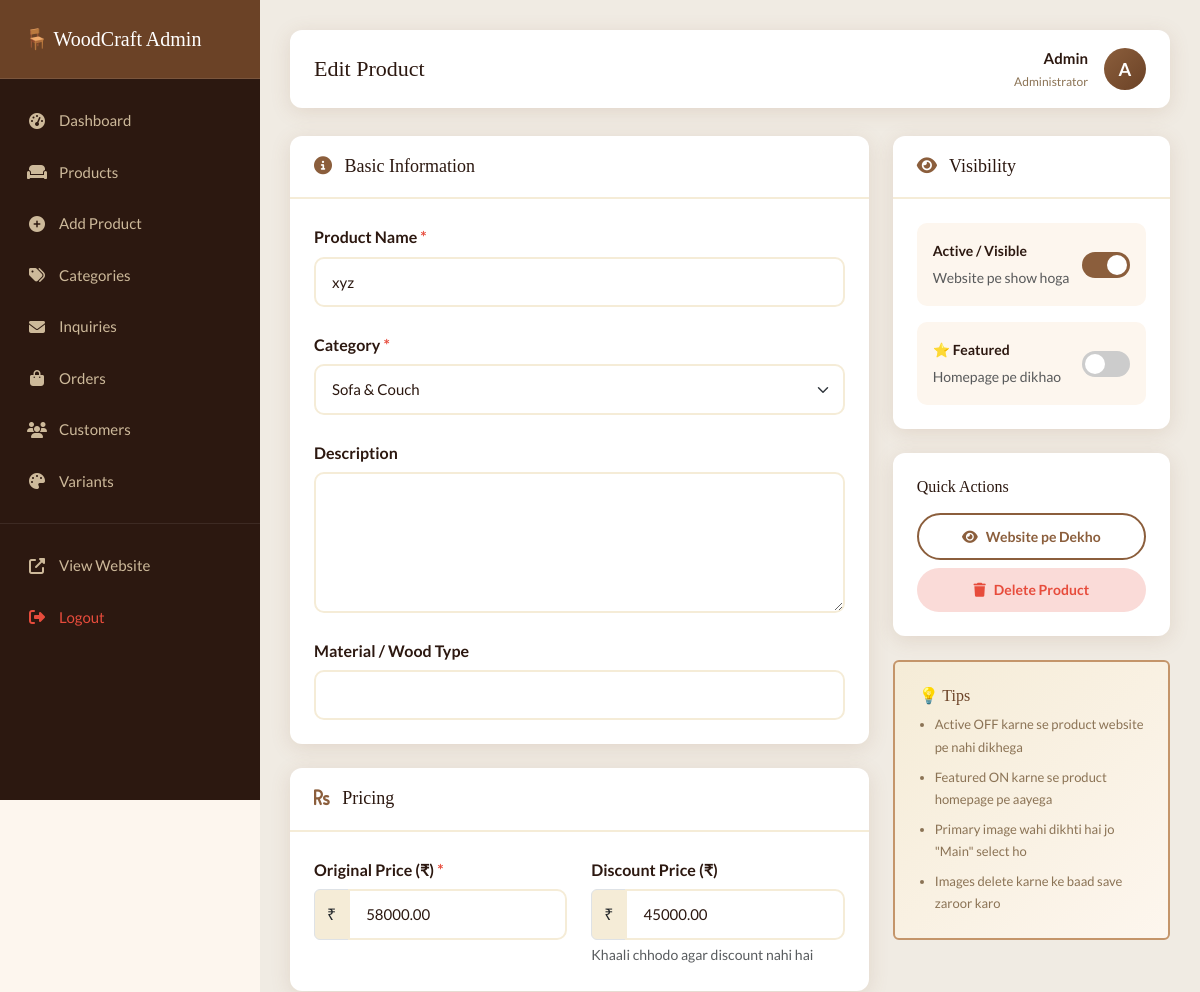
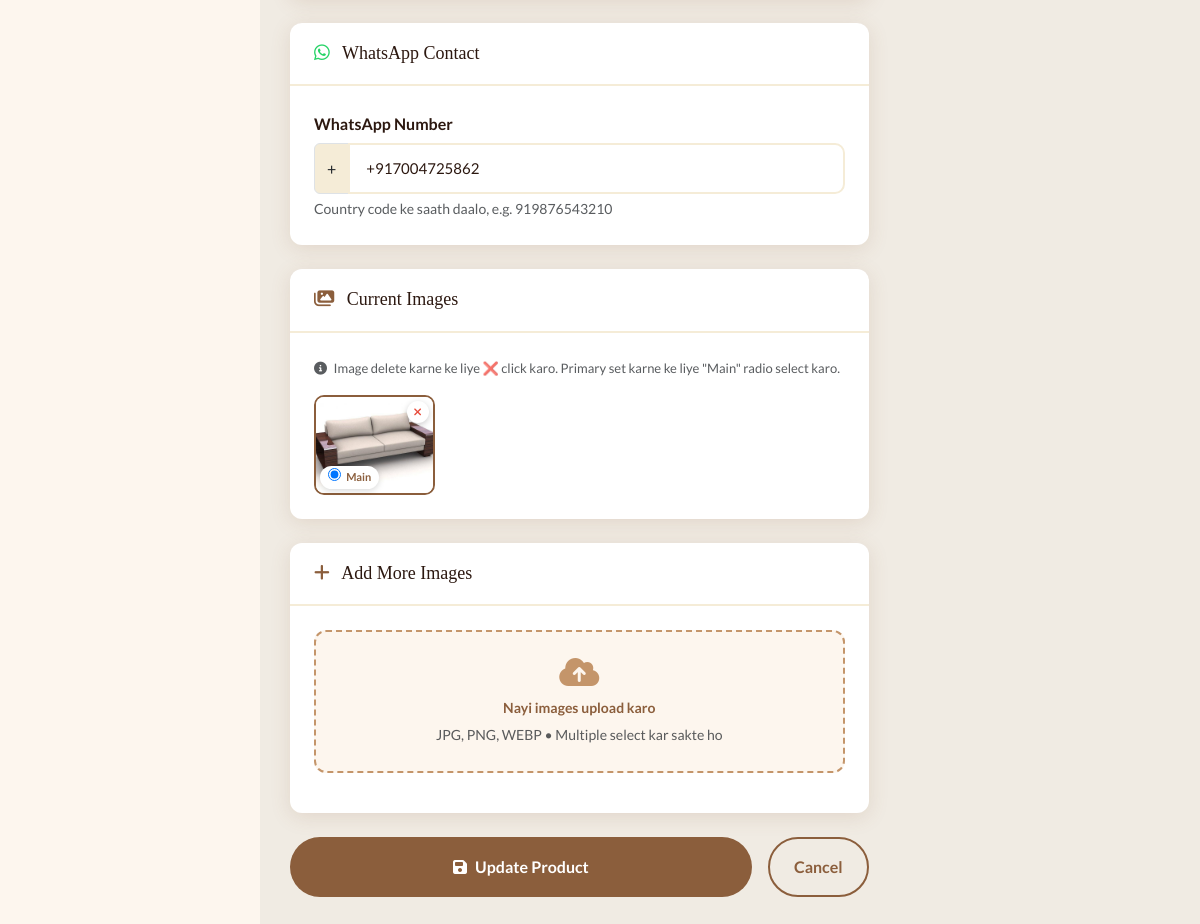
Screenshot of /furniture-website/admin/product-edit.php?id=15 (signed in) with the database file from the repository (2 pictures, top to bottom).
### tables this page shows
CREATE TABLE `products` (
  `id` int(11) NOT NULL,
  `category_id` int(11) NOT NULL,
  `name` varchar(200) NOT NULL,
  `slug` varchar(200) NOT NULL,
  `description` text DEFAULT NULL,
  `material` varchar(100) DEFAULT NULL,
  `price` decimal(10,2) DEFAULT NULL,
  `discount_price` decimal(10,2) DEFAULT NULL,
  `whatsapp_number` varchar(20) DEFAULT NULL,
  `is_featured` tinyint(1) DEFAULT 0,
  `is_active` tinyint(1) DEFAULT 1,
  `created_at` timestamp NOT NULL DEFAULT current_timestamp()
);

CREATE TABLE `categories` (
  `id` int(11) NOT NULL,
  `name` varchar(100) NOT NULL,
  `slug` varchar(100) NOT NULL,
  `description` text DEFAULT NULL,
  `image` varchar(255) DEFAULT NULL,
  `is_active` tinyint(1) DEFAULT 1,
  `created_at` timestamp NOT NULL DEFAULT current_timestamp()
);

CREATE TABLE `product_images` (
  `id` int(11) NOT NULL,
  `product_id` int(11) NOT NULL,
  `image_path` varchar(255) NOT NULL,
  `is_primary` tinyint(1) DEFAULT 0,
  `sort_order` int(11) DEFAULT 0
);

### Furniture-website/includes/db.php (called while the page is built, shortened)
<?php
function db_query($conn, $sql) {
    $result = mysqli_query($conn, $sql);
    return $result;
}
?>

### Furniture-website/admin/product-edit.php (the view, shortened to what this page needs)
<?php
require_once '../includes/db.php';
$id = isset($_GET['id']) ? (int)$_GET['id'] : 0;
$result  = db_query($conn, "SELECT * FROM products WHERE id = $id");
$product = mysqli_fetch_assoc($result);
$img_result = db_query($conn, "
    SELECT * FROM product_images
    WHERE product_id = $id
    ORDER BY is_primary DESC, sort_order ASC
");
$existing_images = mysqli_fetch_all($img_result, MYSQLI_ASSOC);
$all_cats = mysqli_fetch_all(
    db_query($conn, "SELECT * FROM categories WHERE is_active = 1 ORDER BY name ASC"),
    MYSQLI_ASSOC
);
require_once 'includes/admin-sidebar.php';
?>
<form method="POST" enctype="multipart/form-data">
<div class="row g-4">
    <div class="col-lg-8">
        <div class="admin-table-card mb-4">
            <div class="table-header">
                <h5>
                    <i class="fas fa-info-circle me-2" style="color:var(--primary);"></i>
                    Basic Information
                </h5>
            </div>
            <div class="p-4">
                <div class="mb-4">
                    <label class="form-label fw-bold">
                        Product Name <span style="color:#E74C3C;">*</span>
                    </label>
                    <input type="text" name="name" class="form-control"
                           value="<?= htmlspecialchars($product['name']) ?>"
                           required maxlength="200">
                </div>
                <div class="mb-4">
                    <label class="form-label fw-bold">
                        Category <span style="color:#E74C3C;">*</span>
                    </label>
                    <select name="category_id" class="form-select" required>
                        <?php foreach($all_cats as $cat): ?>
                        <option value="<?= $cat['id'] ?>"
                                <?= $product['category_id'] == $cat['id'] ? 'selected' : '' ?>>
                            <?= htmlspecialchars($cat['name']) ?>
                        </option>
                        <?php endforeach; ?>
                    </select>
                </div>
                <div class="mb-4">
                    <label class="form-label fw-bold">Description</label>
                    <textarea name="description" class="form-control" rows="5"
                              maxlength="2000"><?= htmlspecialchars($product['description']) ?></textarea>
                </div>
                <div>
                    <label class="form-label fw-bold">Material / Wood Type</label>
                    <input type="text" name="material" class="form-control"
                           value="<?= htmlspecialchars($product['material']) ?>"
                           maxlength="100">
                </div>
            </div>
        </div>
        <div class="admin-table-card mb-4">
            <div class="table-header">
                <h5>
                    <i class="fas fa-rupee-sign me-2" style="color:var(--primary);"></i>
                    Pricing
                </h5>
            </div>
            <div class="p-4">
                <div class="row g-4">
                    <div class="col-md-6">
                        <label class="form-label fw-bold">
                            Original Price (₹) <span style="color:#E74C3C;">*</span>
                        </label>
                        <div class="input-group">
                            <span class="input-group-text"
                                  style="background:var(--bg-cream); border-color:#dee2e6;">₹</span>
                            <input type="number" name="price" class="form-control"
                                   value="<?= $product['price'] ?>"
                                   min="0" step="0.01" required>
                        </div>
                    </div>
                    <div class="col-md-6">
                        <label class="form-label fw-bold">Discount Price (₹)</label>
                        <div class="input-group">
                            <span class="input-group-text"
                                  style="background:var(--bg-cream); border-color:#dee2e6;">₹</span>
                            <input type="number" name="discount_price" class="form-control"
                                   value="<?= $product['discount_price'] ?>"
                                   min="0" step="0.01" placeholder="Optional">
                        </div>
                        <small class="text-muted">Khaali chhodo agar discount nahi hai</small>
                    </div>
                </div>
            </div>
        </div>
        <div class="admin-table-card mb-4">
            <div class="table-header">
                <h5>
                    <i class="fab fa-whatsapp me-2" style="color:#25D366;"></i>
                    WhatsApp Contact
                </h5>
            </div>
            <div class="p-4">
                <label class="form-label fw-bold">WhatsApp Number</label>
                <div class="input-group">
                    <span class="input-group-text"
                          style="background:var(--bg-cream); border-color:#dee2e6;">+</span>
                    <input type="text" name="whatsapp_number" class="form-control"
                           placeholder="919876543210"
                           value="<?= htmlspecialchars($product['whatsapp_number']) ?>"
                           maxlength="20">
                </div>
                <small class="text-muted">Country code ke saath daalo, e.g. 919876543210</small>
            </div>
        </div>
        <?php if(!empty($existing_images)): ?>
        <div class="admin-table-card mb-4">
            <div class="table-header">
                <h5>
                    <i class="fas fa-images me-2" style="color:var(--primary);"></i>
                    Current Images
                </h5>
            </div>
            <div class="p-4">
                <p class="text-muted mb-3" style="font-size:13px;">
                    <i class="fas fa-info-circle me-1"></i>
                    Image delete karne ke liye ❌ click karo.
                    Primary set karne ke liye "Main" radio select karo.
                </p>
                <div class="row g-3">
                    <?php foreach($existing_images as $img): ?>
                    <div class="col-4 col-md-3">
                        <div class="position-relative" id="img-wrap-<?= $img['id'] ?>">
                            <img src="../uploads/products/<?= $img['image_path'] ?>"
                                 style="width:100%; height:100px; object-fit:cover;
                                        border-radius:10px;
                                        border:2px solid <?= $img['is_primary'] ? 'var(--primary)' : '#eee' ?>;"
                                 onerror="this.src='https://images.unsplash.com/photo-1555041469-a586c61ea9bc?w=200'">
                            <label style="position:absolute; top:6px; right:6px; cursor:pointer;">
                                <div style="width:22px; height:22px; background:white; border-radius:50%;
                                            display:flex; align-items:center; justify-content:center;
                                            box-shadow:0 2px 6px rgba(0,0,0,0.2);">
                                    <i class="fas fa-times" style="font-size:11px; color:#E74C3C;"></i>
                                </div>
                            </label>
                            <div style="position:absolute; bottom:6px; left:6px;">
                                <label style="cursor:pointer; background:white; border-radius:50px;
                                              padding:2px 8px; font-size:11px; font-weight:600;
                                              color:var(--primary); box-shadow:0 2px 6px rgba(0,0,0,0.15);">
                                    <input type="radio" name="primary_image"
                                           value="<?= $img['id'] ?>"
                                           <?= $img['is_primary'] ? 'checked' : '' ?>
                                           style="margin-right:3px;">
                                    Main
                                </label>
                            </div>
                        </div>
                    </div>
                    <?php endforeach; ?>
                </div>
            </div>
        </div>
        <?php endif; ?>
        <div class="admin-table-card mb-4">
            <div class="table-header">
                <h5>
                    <i class="fas fa-plus me-2" style="color:var(--primary);"></i>
                    Add More Images
                </h5>
            </div>
            <div class="p-4">
                <div style="border:2px dashed var(--primary-light); border-radius:12px;
                            padding:24px; text-align:center; cursor:pointer; background:var(--bg-light);"
                     onclick="document.getElementById('new-images').click()">
                    <i class="fas fa-cloud-upload-alt fa-2x mb-2"
                       style="color:var(--primary-light);"></i>
                    <p class="mb-0 fw-bold" style="color:var(--primary); font-size:14px;">
                        Nayi images upload karo
                    </p>
                    <small class="text-muted">JPG, PNG, WEBP • Multiple select kar sakte ho</small>
                </div>
            </div>
        </div>
        <div class="d-flex gap-3 mb-4">
            <button type="submit" class="btn-primary-wood flex-grow-1"
                    style="padding:14px; font-size:16px;">
                <i class="fas fa-save me-2"></i>Update Product
            </button>
            <a href="products.php" class="btn-outline-wood"
               style="padding:14px 24px; font-size:16px;">
                Cancel
            </a>
        </div>
    </div>
    <div class="col-lg-4">
        <div class="admin-table-card mb-4">
            <div class="table-header">
                <h5>
                    <i class="fas fa-eye me-2" style="color:var(--primary);"></i>
                    Visibility
                </h5>
            </div>
            <div class="p-4">
                <div class="d-flex justify-content-between align-items-center mb-3 p-3"
                     style="background:var(--bg-light); border-radius:10px;">
                    <div>
                        <div class="fw-bold" style="font-size:14px;">Active / Visible</div>
                        <small class="text-muted">Website pe show hoga</small>
                    </div>
                    <label style="cursor:pointer;">
                        <div id="toggle-active"
                             style="width:48px; height:26px; border-radius:13px; transition:all 0.3s;
                                    background:<?= $product['is_active'] ? 'var(--primary)' : '#ccc' ?>;
                                    position:relative;">
                            <div style="width:20px; height:20px; background:white; border-radius:50%;
                                        position:absolute; top:3px; transition:all 0.3s;
                                        <?= $product['is_active'] ? 'right:3px;' : 'left:3px;' ?>">
                            </div>
                        </div>
                    </label>
                </div>
                <div class="d-flex justify-content-between align-items-center p-3"
                     style="background:var(--bg-light); border-radius:10px;">
                    <div>
                        <div class="fw-bold" style="font-size:14px;">⭐ Featured</div>
                        <small class="text-muted">Homepage pe dikhao</small>
                    </div>
                    <label style="cursor:pointer;">
                        <div id="toggle-featured"
                             style="width:48px; height:26px; border-radius:13px; transition:all 0.3s;
                                    background:<?= $product['is_featured'] ? 'var(--primary)' : '#ccc' ?>;
                                    position:relative;">
                            <div style="width:20px; height:20px; background:white; border-radius:50%;
                                        position:absolute; top:3px; transition:all 0.3s;
                                        <?= $product['is_featured'] ? 'right:3px;' : 'left:3px;' ?>">
                            </div>
                        </div>
                    </label>
                </div>
            </div>
        </div>
        <div class="admin-table-card p-4">
            <h6 class="mb-3" style="font-family:'Playfair Display',serif;">Quick Actions</h6>
            <div class="d-flex flex-column gap-2">
                <a href="../product-detail.php?slug=<?= $product['slug'] ?>" target="_blank"
                   class="btn-outline-wood text-center"
                   style="padding:10px; font-size:14px;">
                    <i class="fas fa-eye me-2"></i>Website pe Dekho
                </a>
                <button type="button"
                        onclick="confirmDelete('product-delete.php?id=<?= $product['id'] ?>', '<?= addslashes($product['name']) ?>')"
                        style="background:#FADBD8; color:#E74C3C; border:none; border-radius:50px;
                               padding:10px; font-size:14px; cursor:pointer; font-weight:600; width:100%;">
                    <i class="fas fa-trash me-2"></i>Delete Product
                </button>
            </div>
        </div>
        <div class="p-4 mt-4 rounded"
             style="background:linear-gradient(135deg, var(--bg-cream), var(--bg-light));
                    border:2px solid var(--primary-light);">
            <h6 style="font-family:'Playfair Display',serif; color:var(--primary-dark);">
                💡 Tips
            </h6>
            <ul style="font-size:13px; color:var(--text-muted); padding-left:16px; margin:0;">
                <li class="mb-2">Active OFF karne se product website pe nahi dikhega</li>
                <li class="mb-2">Featured ON karne se product homepage pe aayega</li>
                <li class="mb-2">Primary image wahi dikhti hai jo "Main" select ho</li>
                <li>Images delete karne ke baad save zaroor karo</li>
            </ul>
        </div>
    </div>
</div>
</form>
<?php require_once 'includes/admin-footer.php'; ?>

### rows the page displays
products: name "xyz", category_id "Sofa & Couch", price "58000.00", discount_price "45000.00", whatsapp_number "+917004725862"
product_images: image_path (picture), is_primary "☑ Main"

### other values shown
$page_title "Edit Product"
$_SESSION['admin_name'] "Admin"
substr($_SESSION['admin_name'] ?? 'A', 0, 1) "A"
